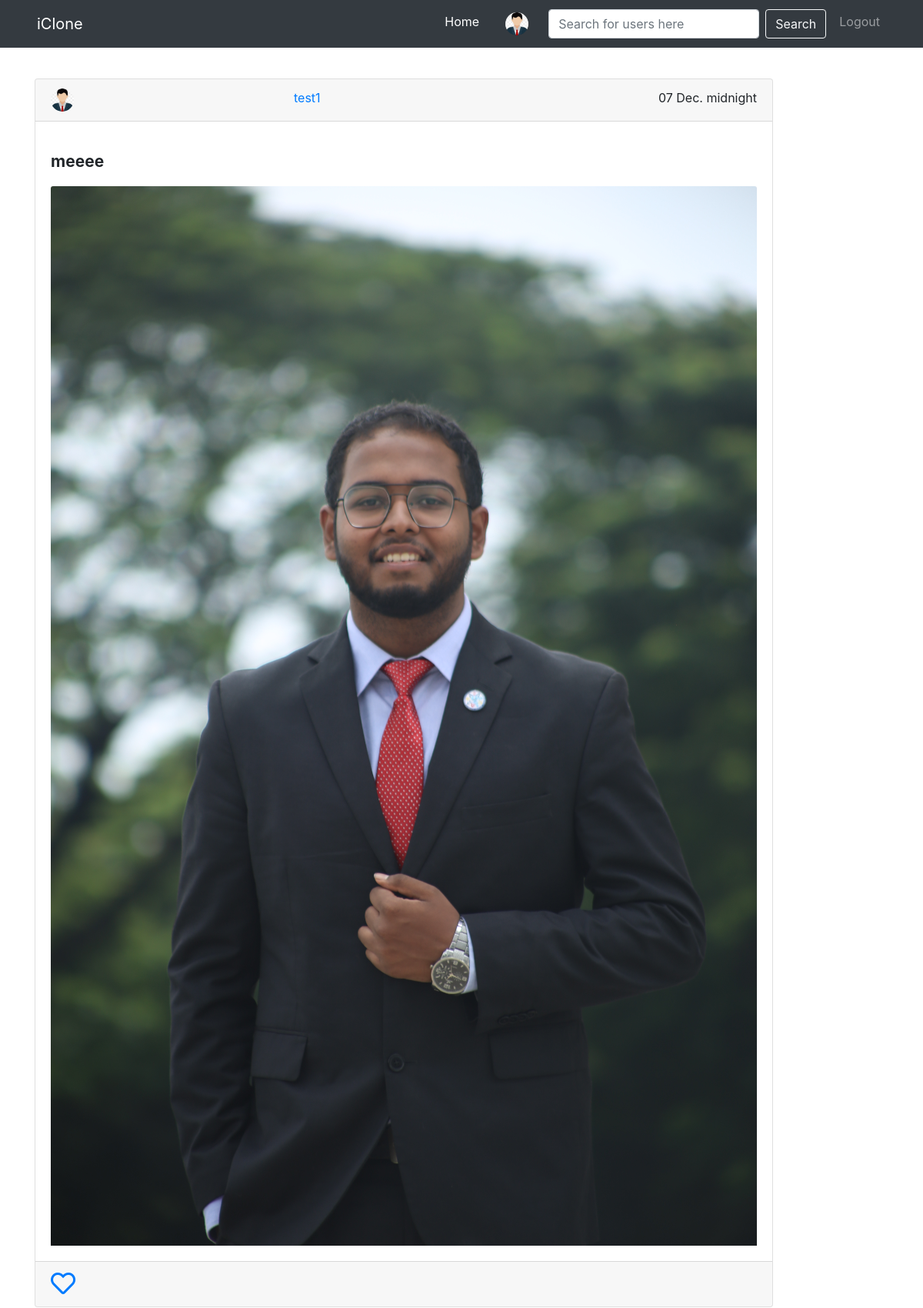
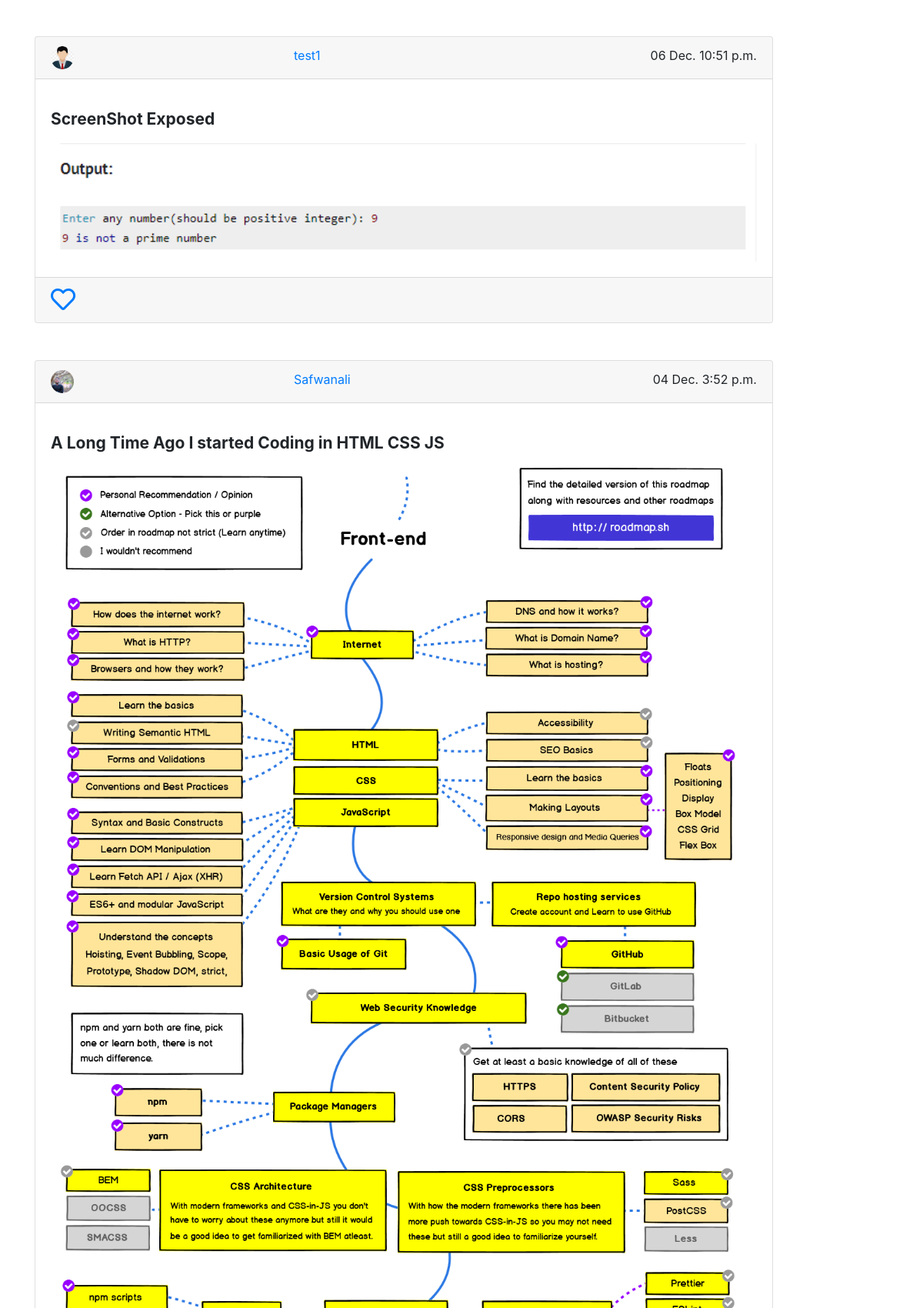
The app's page /posts/ (signed in, upper part) with its own data (2 pictures, top to bottom).
### App_Posts/models.py (models this page shows)
class Posts(models.Model):
    author=models.ForeignKey(User,on_delete=models.CASCADE,related_name='post_author')
    post_image=models.ImageField(upload_to='post_images')
    caption=models.TextField(blank=True,max_length=264)
    upload_date=models.DateTimeField(auto_now_add=True)
    update_date=models.DateTimeField(auto_now=True)
    class Meta:
        ordering=('-upload_date',)

### App_Login/models.py (models this page shows)
class UserProfile(models.Model):
    user=models.OneToOneField(User,on_delete=models.CASCADE,related_name='user_profile')
    profile_pic=models.ImageField(upload_to='profile_pics')
    description=models.TextField(blank=True)
    full_name=models.CharField(max_length=264,blank=True)
    dob=models.DateField(blank=True,null=True)
    website=models.URLField(blank=True)

### App_Posts/views.py (the view)
# urls.py: path('',views.home,name='index'),
@login_required
def home(request):
    following_list=Follow.objects.filter(follower=request.user)
    posts=Posts.objects.filter(author__in=following_list.values_list('following'))
    liked_post=Like.objects.filter(user=request.user)
    liked_post_list=liked_post.values_list('post',flat=True)
    if request.method=='GET':
        search=request.GET.get('search','')
        result=User.objects.filter(username__icontains=search)
        return render(request,'App_Posts/Home.html',context={'search':search,'result':result,'posts':posts,'liked_posts':liked_post_list})

### templates/App_Posts/Home.html (shortened to what this page needs)
{% extends "navbar.html" %}
{% block body_block %}
{% if search %}
{%  for user in result %}
<div class="row my-5">
  <div class="col-md-2">
    {% if user.user_profile.profile_pic %}
    <img src="/media/{{user.user_profile.profile_pic}}" title="{{user.username}}" width="70" height="70"
      alt="{{user.username}}" loading="lazy" class='rounded-circle'>
    {% else %}
    <img src="/media/profile_pics/avatar.jpg" class='rounded-circle' title="{{user.username}}" width="70" height="70"
      alt="{{user.username}}" loading="lazy">
    {% endif %}
  </div>
  <div class="col-md-10 text-center">
    <h4><a href="{% url 'App_Login:visit_user' username=user.username %}">{{user.username}}</a> </h4>
    <h6> {{user.user_profile.full_name}} </h6>
  </div>
</div>
{% endfor %}
{% else %}
{% for posts in posts %}
<br>
<div class="card mt-3 mb-2" style="width: 60rem;">
  <div class="card-header">
    <div class="row">
      <div class="col-md-4">
        {% if posts.author.user_profile.profile_pic %}
        <a href="{% url 'App_Login:visit_user' username=posts.author.username %}">
          <img src="/media/{{posts.author.user_profile.profile_pic}}" title="{{posts.author.username}}" width="30" height="30"
          alt="{{user.username}}" loading="lazy" class='rounded-circle'>
        </a>
    {% else %}
    <a href="{% url 'App_Login:visit_user' username=posts.author.username %}">
      <img src="/media/profile_pics/avatar.jpg" class='rounded-circle' title="{{user.username}}" width="30" height="30"
      alt="{{user.username}}" loading="lazy">
    </a>
    {% endif %}
      </div>
      <div class="col-md-8 d-flex justify-content-between">
        <a href="{% url 'App_Login:visit_user' username=posts.author.username %}">
          {{posts.author}}
        </a>
        {{posts.upload_date|date:"d N P" }}
      </div>
    </div>
  </div>
  <div class="card-body">
    <p class='my-3' style="font-size: 21px;"><b> {{posts.caption}} </b> </p>
    <img src="/media/{{posts.post_image}}" class="card-img-top" alt="{{posts.caption}}" style="object-fit: cover;">
  </div>
  <div class="card-footer">
    {% if posts.pk in liked_posts %}
    <a href="{% url 'App_Posts:unlike' pk=posts.pk %}"><i class="fas fa-heart fa-2x"></i> </a>
    {% else %}
    <a href="{% url 'App_Posts:like' pk=posts.pk %}"> <i class="far fa-heart fa-2x"></i></a>
    {% endif %}
  </div>
</div>
{% endfor %}
{% endif %}
{% endblock %}

### templates/navbar.html (shortened to what this page needs)
<!doctype html>
<html lang="en">
<head>
  <link rel="stylesheet" href="https://cdn.jsdelivr.net/npm/bootstrap@4.5.3/dist/css/bootstrap.min.css"
>
    <link rel="stylesheet" href="https://use.fontawesome.com/releases/v5.15.1/css/all.css">
</head>
<body>
  <nav class="navbar navbar-expand-lg navbar-dark bg-dark px-5">
    <a class="navbar-brand" href="{% url 'App_Posts:index' %}">iClone</a>
    <div class="collapse navbar-collapse" id="navbarSupportedContent">
      <ul class="navbar-nav ml-auto">
        <li class="nav-item active">
          <a class="nav-link" href="{% url 'App_Posts:index' %}">Home <span class="sr-only">(current)</span></a>
        </li>
        <li class="nav-item">
          {% if user.user_profile.profile_pic %}
          <a class="nav-link" href="{% url 'App_Login:user' %}"><img src="/media/{{user.user_profile.profile_pic}}"
            title="{{user.username}}'s Profile" width="30" height="30" class='rounded-circle' alt="{{user.username}}"></a>
          {% else %}
          <a class="nav-link" href="{% url 'App_Login:user' %}"><img src="/media/profile_pics/avatar.jpg" class='rounded-circle'
            title="{{user.username}}'s Profile" width="30" height="30"  loading="lazy" alt="Default Profile pic"></a>
          {% endif %}
        </li>
        <form class="form-inline my-2 my-lg-0" method="GET">
          <input class="form-control mr-sm-2" type="search" name="search" placeholder="Search for users here" aria-label="Search">
          <button class="btn btn-outline-light my-2 my-sm-0" type="submit">Search</button>
        </form>
        <li class="nav-item">
          <a class="nav-link" href="{% url 'App_Login:logout' %}">Logout</a>
        </li>
    </div>
  </nav>
  <div class="container">
    {% block body_block %}
    {% endblock%}
  </div>
</body>
</html>

### records on screen
Posts: author "test1", upload_date "07 Dec. midnight", caption "meeee", post_image (picture)
Posts: author "test1", upload_date "06 Dec. 10:51 p.m.", caption "ScreenShot Exposed", post_image (picture)
Posts: author.user_profile.profile_pic (picture), author "Safwanali", upload_date "04 Dec. 3:52 p.m.", caption "A Long Time Ago I started Coding in HTML CSS JS", post_image (picture)
